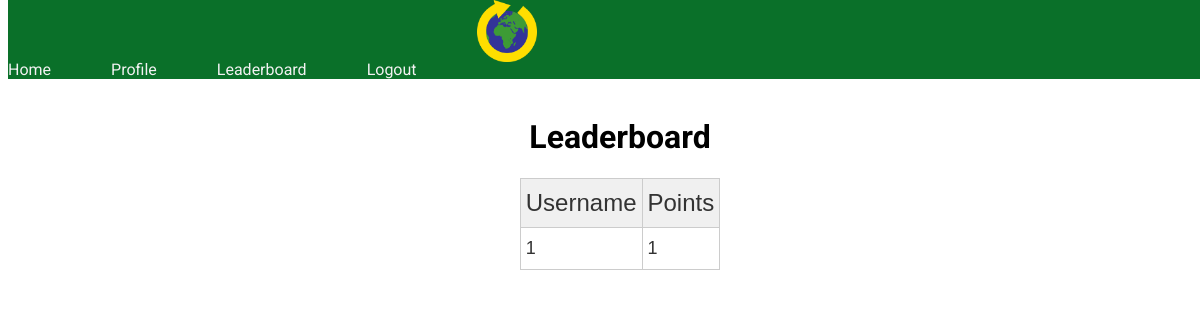
Page /leaderboard/1 (signed in) on the earlier database version.
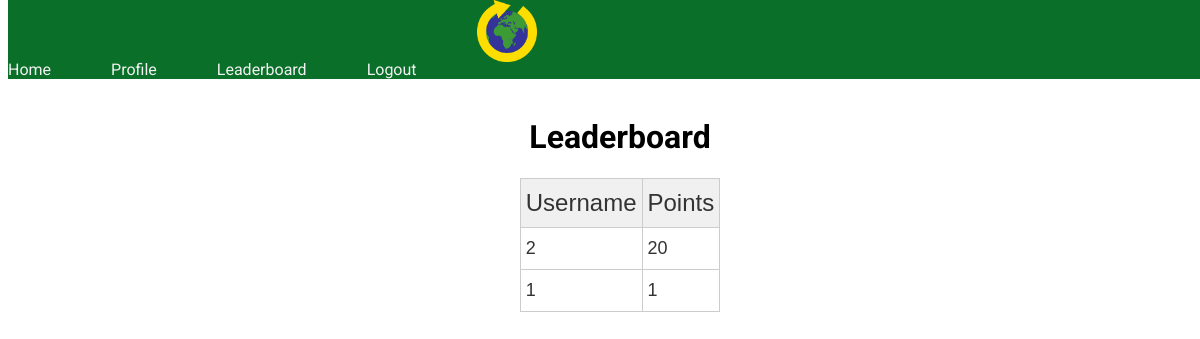
Same page on the later database version.
### app/models.py (models this page shows, shortened)
class Post(db.Model):
    id = db.Column(db.Integer, primary_key=True)
    body = db.Column(db.String(140))
    action = db.Column(db.String(64))
    item = db.Column(db.String(64))
    timestamp = db.Column(db.String, index=True)
    user_id = db.Column(db.Integer, db.ForeignKey('user.id'))
    points = db.Column(db.Integer,default=0)
    likes = db.Column(db.Integer, default=0)

class User(UserMixin, db.Model):
    id = db.Column(db.Integer, primary_key=True)
    username = db.Column(db.String(64), index=True, unique=True)
    email = db.Column(db.String(120), index=True, unique=True)
    password_hash = db.Column(db.String(128))
    posts = db.relationship('Post', backref='author', lazy='dynamic')
    points = db.Column(db.Integer, default=0)
    followed = db.relationship(
        'User', secondary=followers,
        primaryjoin=(followers.c.follower_id == id),
        secondaryjoin=(followers.c.followed_id == id),
        backref=db.backref('followers', lazy='dynamic'), lazy='dynamic')
    def followed_points(self):
        followed = Post.query.join(
            followers, (followers.c.followed_id == Post.user_id)).filter(
                followers.c.follower_id == self.id)
        own = Post.query.filter_by(user_id=self.id)
        return followed.union(own).order_by(Post.points.desc())

### app/routes.py (the view)
@app.route('/leaderboard/<username>')
@login_required
def leaderboard(username):
    pointlist = current_user.followed_points().all()
    return render_template("leaderboard.html", user=username, points=pointlist)

### app/models.py (called while the page is built)
@login.user_loader
def load_user(id):
    return User.query.get(int(id))

### app/templates/leaderboard.html (shortened to what this page needs)
{% extends "base.html" %}
{% block content %}
<h1>
    Leaderboard
</h1>
<center>
<table class="tg">
    <thead>
      <tr>
        <th class="tg-0lax">Username</th>
        <th class="tg-0lax">Points</th>
      </tr>
    </thead>
    <tbody>
        {% for points in points %}
        <tr>
          <td class="tg-0lax">{{ points.author.username }}</td>
          <td class="tg-0lax">{{ points.points }}</td>
        </tr>
        {% endfor %}
      </tbody>
    </center>
{% endblock %}

Differences in the rows shown:
added Post: author.username "2", points "20"
